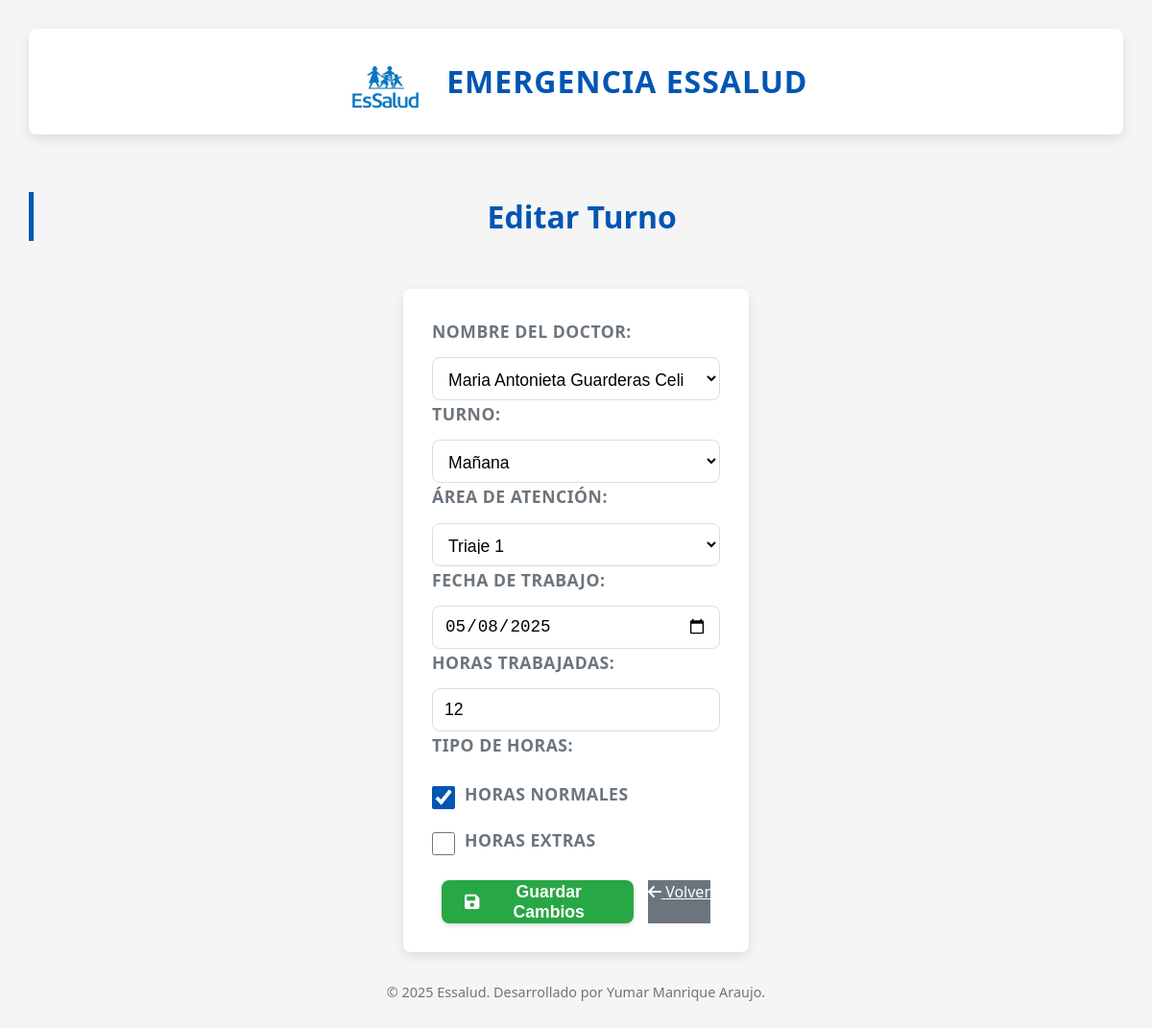
Page /editar_turno/9?scroll_position=0 (signed in) on the committed database.
### app.py (models this page shows)
class Turno(db.Model):
    id = db.Column(db.Integer, primary_key=True)
    doctor = db.Column(db.String(100), nullable=False)
    area = db.Column(db.String(100), nullable=False)
    fecha_trabajo = db.Column(db.Date, nullable=False)
    horas_trabajadas = db.Column(db.Integer, nullable=False, default=6)
    turno = db.Column(db.String(10), nullable=False)
    tipo_horas = db.Column(db.String(10), nullable=False)

class Doctor(db.Model):
    id = db.Column(db.Integer, primary_key=True)
    name = db.Column(db.String(100), nullable=False, unique=True)

### app.py (the view, shortened to what this page needs)
@app.route('/editar_turno/<int:id>', methods=['GET', 'POST'])
def editar_turno(id):
    if 'user_id' not in session:
        flash('Debe iniciar sesión primero', 'danger')
        return redirect(url_for('login'))
    turno = Turno.query.get(id)
    if not turno:
        flash('Turno no encontrado', 'danger')
        return redirect(url_for('index'))
    return render_template(
        'editar.html',
        turno=turno,
        opciones_diurnas=opciones_diurnas,
        opciones_nocturnas=opciones_nocturnas,
        datetime=datetime,
        doctores=Doctor.query.all(),
        scroll_position=request.args.get('scroll_position', 0, type=int)
    )

### templates/editar.html (shortened to what this page needs)
<!DOCTYPE html>
<html lang="es">
<head>
    <link rel="stylesheet" href="{{ url_for('static', filename='styles.css') }}">
    <link rel="stylesheet" href="https://cdnjs.cloudflare.com/ajax/libs/font-awesome/6.0.0/css/all.min.css">
</head>
<body>
    <div class="container">
        <div class="header-container">
            <img src="{{ url_for('static', filename='img/logo_essalud.png') }}" alt="Logo EsSalud" class="logo">
            <h1>Emergencia EsSalud</h1>
        </div>
        <div class="form-header">
            <h2>Editar Turno</h2>
        </div>
        <div class="form-container">
            <form action="{{ url_for('editar_turno', id=turno.id) }}" method="POST" id="turnoForm">
                <div class="form-group">
                    <label for="nombre">Nombre del Doctor:</label>
                    <select name="nombre" id="nombre" required aria-required="true">
                        {% for doctor in doctores %}
                            <option value="{{ doctor.name }}" {% if doctor.name == turno.doctor %}selected{% endif %}>
                                {{ doctor.name }}
                            </option>
                        {% endfor %}
                    </select>
                </div>
                <div class="form-group">
                    <label for="turno">Turno:</label>
                    <select id="turno" name="turno" required aria-required="true" onchange="updateAreas()">
                        <option value="MAÑANA" {% if turno.turno == 'MAÑANA' %}selected{% endif %}>Mañana</option>
                    </select>
                </div>
                <div class="form-group">
                    <label for="area">Área de Atención:</label>
                    <select name="area" id="area-select" required aria-required="true">
                        {% for opcion in opciones_diurnas %}
                            <option value="{{ opcion }}" class="area-diurna" {% if opcion == turno.area %}selected{% endif %}
                                    {% if turno.turno == 'NOCHE' %}style="display: none;"{% endif %}>
                                {{ opcion }}
                            </option>
                        {% endfor %}
                    </select>
                </div>
                <div class="form-group">
                    <label for="fecha_trabajo">Fecha de Trabajo:</label>
                    <input type="date" id="fecha_trabajo" name="fecha_trabajo" value="{{ turno.fecha_trabajo.strftime('%Y-%m-%d') }}" required aria-required="true">
                </div>
                <div class="form-group">
                    <label for="horas_trabajadas">Horas Trabajadas:</label>
                    <input type="number" name="horas_trabajadas" id="horas_trabajadas" value="{{ turno.horas_trabajadas }}" min="1" max="12" required aria-required="true">
                </div>
                <div class="form-group">
                    <label>Tipo de Horas:</label>
                    <div class="checkbox-container">
                        <div class="checkbox-group">
                            <input type="checkbox" name="horas_normales" id="horas_normales" value="Normal"
                                   {% if turno.tipo_horas == 'Normal' %}checked{% endif %}
                                   aria-label="Horas Normales">
                            <label for="horas_normales">Horas Normales</label>
                        </div>
                        <div class="checkbox-group">
                            <input type="checkbox" name="horas_extras" id="horas_extras" value="Extra"
                                   aria-label="Horas Extras">
                            <label for="horas_extras">Horas Extras</label>
                        </div>
                    </div>
                </div>
                <div class="button-container">
                    <button type="submit" class="btn-submit"><i class="fas fa-save"></i> Guardar Cambios</button>
                    <a href="{{ url_for('index', scroll_position=scroll_position) }}" class="btn-back"><i class="fas fa-arrow-left"></i> Volver</a>
                </div>
            </form>
        </div>
    </div>
    <footer>
        <p>© 2025 Essalud. Desarrollado por Yumar Manrique Araujo.</p>
    </footer>
</body>
</html>

### static/styles.css (style rules this page uses)
* { margin: 0; padding: 0; box-sizing: border-box; }
:root { --primary-color: #0072BC; --secondary-color: #6C757D; --success-color: #28A745; --danger-color: #DC3545; --light-color: #F8F9FA; --dark-color: #343A40; --white: #FFFFFF; --border-color: #E0E0E0; --shadow-color: rgba(0, 0, 0, 0.15); --border-radius: 8px; --input-radius: 25px; --spacing-unit: 15px; --transition: all 0.3s ease; }
body { font-family: 'Roboto', 'Trebuchet MS', 'Arial', sans-serif; font-size: 16px; background-color: #F1F5F9; margin: 0; padding: var(--spacing-unit); line-height: 1.6; color: var(--dark-color); }
.container { max-width: 1200px; margin: 0 auto; display: grid; grid-template-columns: 1fr; gap: calc(var(--spacing-unit) * 1.5); }
.header-container { background-color: white; padding: 15px 20px; border-radius: var(--border-radius); box-shadow: var(--box-shadow); display: flex; align-items: center; justify-content: center; gap: 20px; position: sticky; top: 0; z-index: 100; }
.logo { height: 50px; width: auto; transition: var(--transition); }
h1 { font-size: 2rem; color: var(--primary-color); margin: 0; font-weight: 700; text-transform: uppercase; letter-spacing: 1px; }
h2 { font-size: 1.6rem; color: var(--dark-color); margin-bottom: calc(var(--spacing-unit) / 2); font-weight: 600; border-left: 5px solid var(--primary-color); padding-left: calc(var(--spacing-unit) / 2); }
.form-container { background-color: var(--white); padding: var(--spacing-unit); border-radius: var(--border-radius); box-shadow: 0 4px 12px var(--shadow-color); display: grid; grid-template-columns: repeat(auto-fill, minmax(250px, 1fr)); gap: var(--spacing-unit); align-items: end; }
.form-group { display: flex; flex-direction: column; gap: 5px; }
label { font-weight: 600; color: var(--secondary-color); font-size: 0.95rem; text-transform: uppercase; letter-spacing: 0.5px; }
select, input { width: 100%; padding: 10px 15px; border: 1px solid var(--border-color); border-radius: var(--input-radius); font-size: 1rem; box-sizing: border-box; height: 45px; transition: var(--transition); background-color: var(--white); }
button, .btn { display: inline-flex; align-items: center; justify-content: center; gap: 8px; padding: 10px 20px; border: none; border-radius: var(--input-radius); font-size: 1rem; cursor: pointer; transition: var(--transition); text-decoration: none; font-weight: 600; height: 45px; box-shadow: 0 2px 5px var(--shadow-color); }

### rows in the picture
Turno: nombre "Maria Antonieta Guarderas Celi", turno "Mañana", area "Triaje 1", fecha_trabajo "05/08/2025", horas_trabajadas "12", tipo_horas "☑"
